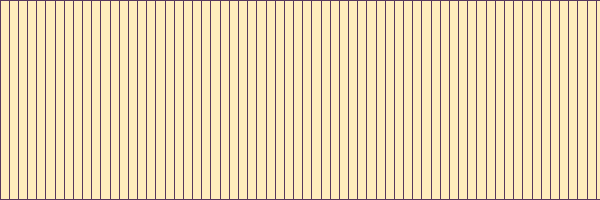
Frame 1 (no input)
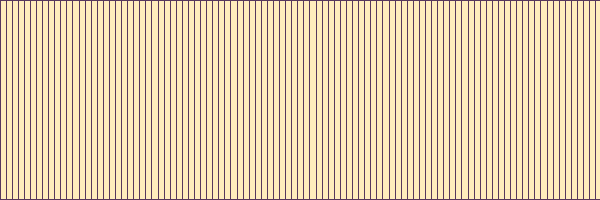
Frame 2 (the mouse pressed at the canvas centre, redrawn once)

The Processing sketch that drew these frames (run headless with seeded random() and noise(); the mouse was pressed at the canvas centre and the sketch redrawn once):

// Processing sketch: processing_171939
// ── processing_171939.pde

void setup () {
  size (600, 200);
  smooth();  
  noLoop();
}
 
void draw () {
    background (#57385c);
      
    /* Farbe und Kontur festlegen */
    stroke (#57385c);
    strokeWeight (1);
    fill (#ffedbc);
    
    float steps = random (4, 12);
    float x = 0; // Zählvariable;
   
    while(x < width) {
        
        /* zeichnen des Rechecks */
        rect(x, 0, steps, height-1);
         
        /* änderung der zählvariable */
        x = x + steps;
    }
}

void mousePressed () {
    redraw();
}
 
